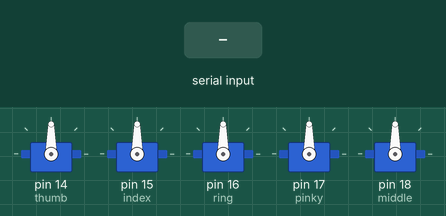
This sketch was run on a simulated Arduino Uno, built with avr-gcc and run on an emulated ATmega328P. On the bench: 5 × servo. The test bench sets the inputs (shaded band). What the sketch prints to the serial monitor is not drawn.

Above: at 1.2 s.
1.3 s: byte 30 received over Serial
At 2.4 s:
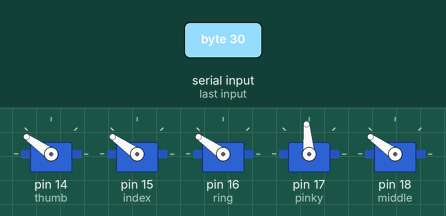
Timing chart, 0 to 4.3 s (numbered marks = the images above; inputs shaded):
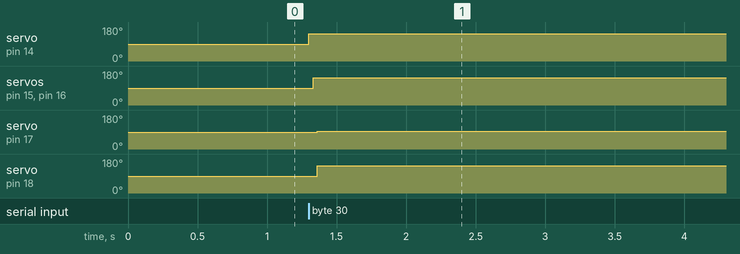

Measured:
- after the input at 1.3 s, servo on pin 14 (thumb), servo on pin 15 (index), servo on pin 16 (ring): 90° → 145° at once; servo on pin 17 (pinky): 90° → 95° after 0.06 s; servo on pin 18 (middle): 90° → 145° after 0.06 s

The sketch:

Open_Close.ino
```cpp
#include <Servo.h>

Servo thumb, index, ring, pinky, middle;
int incomingNum;

void setup() {

  pinMode(1,OUTPUT);
  thumb.attach(14); //analog pin 0
  //servo1.setMaximumPulse(2000);
  //servo1.setMinimumPulse(700);

  index.attach(15); //analog pin 1
  ring.attach(16); //analog pin 2
  pinky.attach(17); //analog pin 3
  middle.attach(18); //analog pin 4
  Serial.begin(19200);
  Serial.println("Ready");

}

void loop() {

  if ( Serial.available()) {
    incomingNum = Serial.read();

      if(incomingNum > 3){  //checks to see if open
        thumb.write(145);
        delay(15);
        index.write(145);
        delay(15);
        ring.write(145);
        delay(15);
        pinky.write(95);
        delay(15);
        middle.write(145);

        }
        else{ //not open so closed
        thumb.write(0);
        index.write(0);
        ring.write(0);
        pinky.write(0);
        middle.write(0);
        }
    }

    else
   {

   }

  }
```
